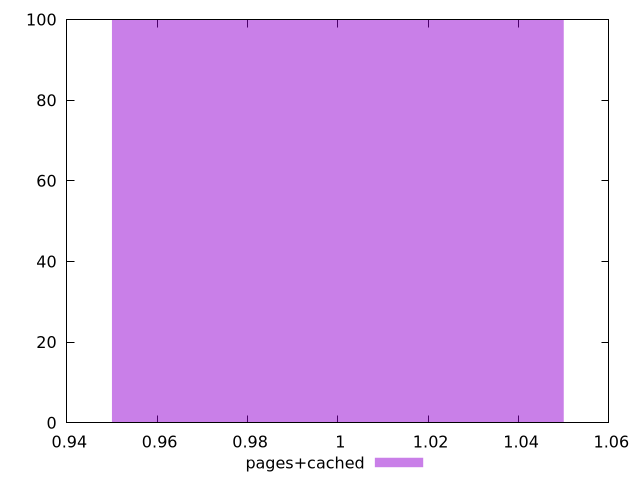

Generate this figure with gnuplot:
$_pagesCached <<EOF
1 100
EOF
set key outside below
set terminal pngcairo
set output "report_00005_2020-11-02T22-26-11.212Z/server-response-time/pages+cached//hist.png"
set yrange [0:100]
set boxwidth 0.1
set style fill transparent solid 0.5 noborder
plot $_pagesCached title "pages+cached" with boxes ,
